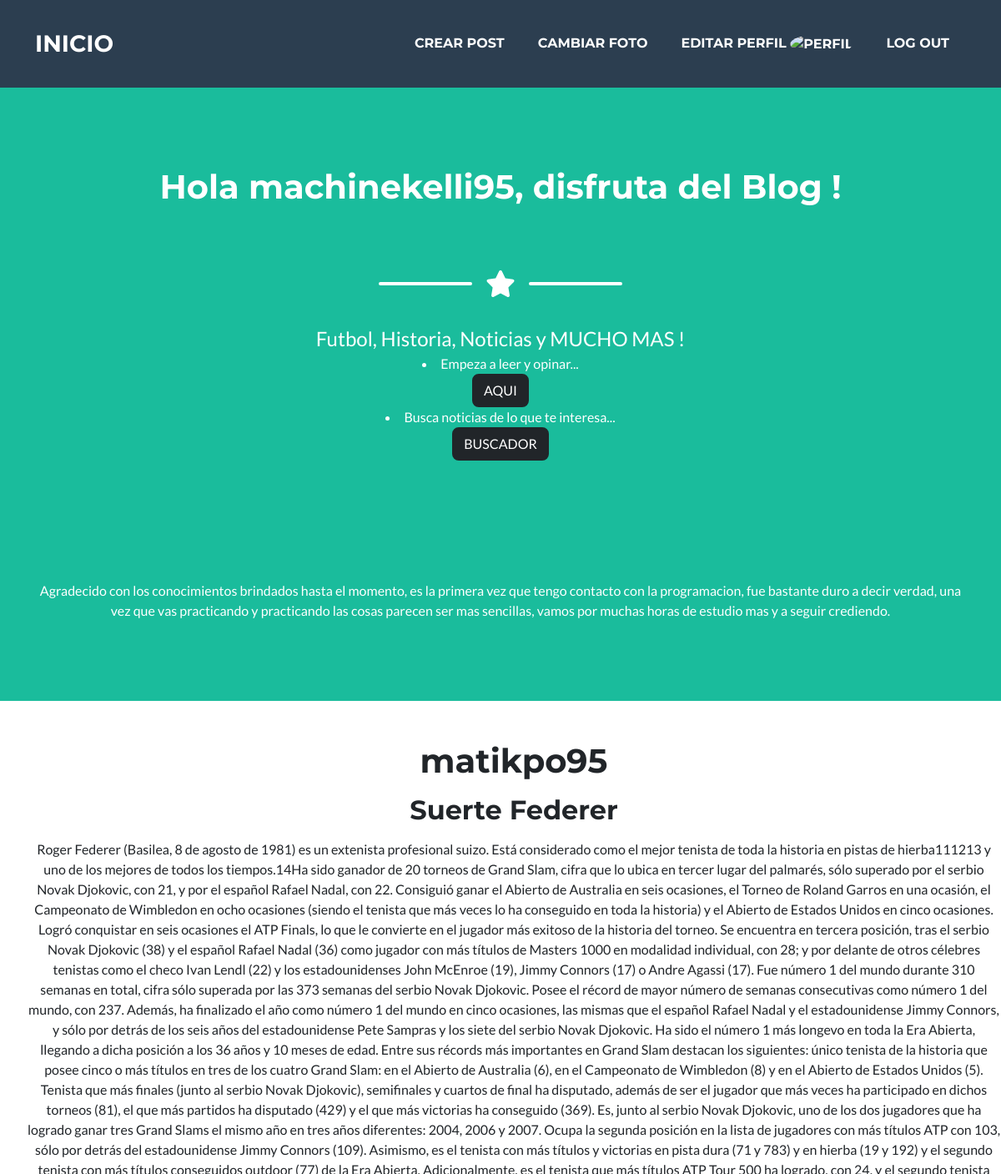
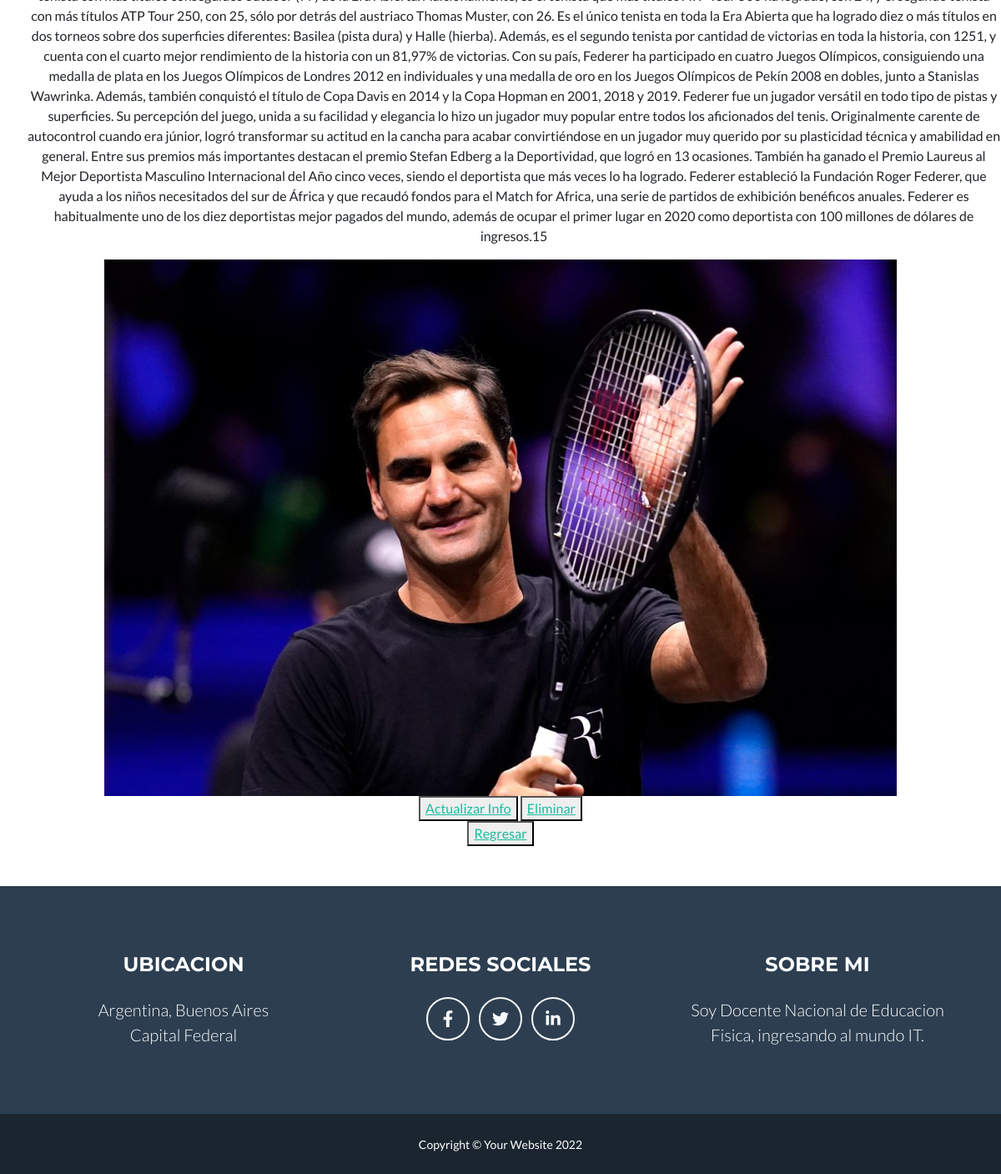
/detail_noticia/39 (signed in), run on the app's committed database (2 pictures, top to bottom).
### AppWeb/models.py (models this page shows, shortened)
class NoticiaModel(models.Model):
    Autor = models.ForeignKey(User, blank=True, null=True, on_delete=models.CASCADE)
    Titulo = models.CharField(max_length=40)
    Noticia = models.TextField(max_length=10**10, null=True, blank=True)
    Imagen = models.ImageField(upload_to = "media/noticias", null=False, blank=False)

### AppWeb/views.py (the view)
# urls.py: path("detail_noticia/<pk>", views.NoticiaDetailView.as_view(), name="detail"),
class NoticiaDetailView(DetailView):
    model = NoticiaModel
    template= "AppWeb/noticiamodel_detail.html"

### AppWeb/Templates/AppWeb/noticiamodel_detail.html
{% extends 'AppWeb/index.html' %}
{% load static %}
{% block dinamico1 %}
<center>
<h1><ul>{{object.Autor}}</ul></h1>
<h2><ul>{{object.Titulo}}</ul></h2>
<ul>{{object.Noticia}}</ul>
<img src="{{ object.Imagen.url }}" />
{% if request.user.is_authenticated %}
<center>
<button>
    <a href="{% url "update" noticiamodel.id %}">Actualizar Info</a>
</button>
<button>
    <a href="{% url "delete" noticiamodel.id %}">Eliminar</a>
</button>
</center>
{% else %}
{{pass}}
{% endif %}
<center>
<button>
    <a href="{% url "lista" %}">Regresar</a>
</button>
</center>
{% endblock %}

### AppWeb/Templates/AppWeb/index.html (shortened to what this page needs)
<!DOCTYPE html>
<html lang="en">
    <head>
        {% load static %}
        <link href="{% static "AppWeb/css/styles.css" %}" rel="stylesheet" />
    </head>
    <body id="page-top">
        <nav class="navbar navbar-expand-lg bg-secondary text-uppercase fixed-top" id="mainNav">
            <div class="container">
                <a class="navbar-brand" href="/">Inicio</a>
                <div class="collapse navbar-collapse" id="navbarResponsive">
                    <ul class="navbar-nav ms-auto">
                        {% if request.user.is_authenticated %}
                        <li class="nav-item mx-0 mx-lg-1"><a class="nav-link py-3 px-0 px-lg-3 rounded" href="{% url "funcion_imagen" %}">Crear Post</a></li>
                        <li class="nav-item mx-0 mx-lg-1"><a class="nav-link py-3 px-0 px-lg-3 rounded" href="{% url "addAvatar" %}">Cambiar Foto</a></li>
                        <li class="nav-item mx-0 mx-lg-1"><a class="nav-link py-3 px-0 px-lg-3 rounded" href="{% url "Edit" %}">Editar Perfil
                        <img id="img" class="img rounded-circle" alt="Perfil" height="50" width="50" src="{{img}}"></img>
                        </a></li>
                        <li class="nav-item mx-0 mx-lg-1"><a class="nav-link py-3 px-0 px-lg-3 rounded" href="{% url "Logout" %}">Log Out</a></li>
                        {% else %}
                        <li class="nav-item mx-0 mx-lg-1"><a class="nav-link py-3 px-0 px-lg-3 rounded" href="{% url "Login" %}">Log In</a></li>
                        <li class="nav-item mx-0 mx-lg-1"><a class="nav-link py-3 px-0 px-lg-3 rounded" href="{% url "Sign Up" %}">Registrarse</a></li>
                        {% endif %}
                    </ul>
                </div>
            </div>
        </nav>
        <header class="masthead bg-primary text-white text-center">
            <div class="container d-flex align-items-center flex-column">
                <h1 class="masthead-heading text-uppercase mb-0">
                    {% if request.user.is_authenticated %}
                    <h1 class="mb-5">
                    Hola {{user.username}}, disfruta del Blog !</h1>
                    {% else %}
                    <h1 class="mb-5">Todos juntos hacemos al deporte, VAMOS ARGENTINA !</h1>
                    {% endif %}</h1>
                <div class="divider-custom divider-light">
                    <div class="divider-custom-line"></div>
                    <div class="divider-custom-icon"><i class="fas fa-star"></i></div>
                    <div class="divider-custom-line"></div>
                </div>
                <p class="masthead-subheading font-weight-light mb-0">Futbol, Historia, Noticias y MUCHO MAS !</p>
                <li class="nav-item mx-0 mx-lg-1">Empeza a leer y opinar...<br><a class="btn btn-dark" href="{% url "lista" %}">AQUI</a></li>
                <li class="nav-item mx-0 mx-lg-1">Busca noticias de lo que te interesa...<br><a class="btn btn-dark"  href="{% url "buscador" %}">BUSCADOR</a></li>
                <br>
                <br>
                <br>
                <br>
                <br>
                <br>
                Agradecido con los conocimientos brindados hasta el momento, es la primera vez que tengo contacto con la programacion, fue bastante duro a decir verdad, una vez que vas practicando y practicando las cosas parecen ser mas sencillas, vamos por muchas horas de estudio mas y a seguir crediendo.
            </div>
        </header>
        <div class="d-flex justify-content-center py-5" >
        {% block dinamico1 %}
        {% endblock  %}</div>
        <footer class="footer text-center">
            <div class="container">
                <div class="row">
                    <div class="col-lg-4 mb-5 mb-lg-0">
                        <h4 class="text-uppercase mb-4">Ubicacion</h4>
                        <p class="lead mb-0">
                            Argentina, Buenos Aires
                            <br />
                            Capital Federal
                        </p>
                    </div>
                    <div class="col-lg-4 mb-5 mb-lg-0">
                        <h4 class="text-uppercase mb-4">Redes Sociales</h4>
                        <a class="btn btn-outline-light btn-social mx-1" href="https://www.facebook.com/JulianR95"><i class="fab fa-fw fa-facebook-f"></i></a>
                        <a class="btn btn-outline-light btn-social mx-1" href="https://twitter.com/ox_pio"><i class="fab fa-fw fa-twitter"></i></a>
                        <a class="btn btn-outline-light btn-social mx-1" href="https://www.linkedin.com/in/julian-regueira-38b004221/"><i class="fab fa-fw fa-linkedin-in"></i></a>
                    </div>
                    <div class="col-lg-4">
                        <h4 class="text-uppercase mb-4">Sobre mi</h4>
                        <p class="lead mb-0">
                        Soy Docente Nacional de Educacion Fisica, ingresando al mundo IT.
                        </p>
                    </div>
                </div>
            </div>
        </footer>
        <div class="copyright py-4 text-center text-white">
            <div class="container"><small>Copyright &copy; Your Website 2022</small></div>
        </div>
    </body>
</html>

### data on the page
NoticiaModel: Autor "matikpo95", Titulo "Suerte Federer", Noticia "Roger Federer (Basilea, 8 de agosto de 1981) es un extenista profesional suizo. Está considerado como el mejor tenista de toda la historia en pistas de hierba11​12​13​ y uno de los mejores de todos los tiempos.14​ Ha sido ganador de 20 torneos de Grand Slam, cifra que lo ubica en tercer lugar del palmarés, sólo superado por el serbio Novak Djokovic, con 21, y por el español Rafael Nadal, con 22. Consiguió ganar el Abierto de Australia en seis ocasiones, el Torneo de Roland Garros en una ocasión, el Campeonato de Wimbledon en ocho ocasiones (siendo el tenista que más veces lo ha conseguido en toda la historia) y el Abierto de Estados Unidos en cinco ocasiones. Logró conquistar en seis…", Imagen (picture)

### other printed values
{{ user.username }} "machinekelli95"
